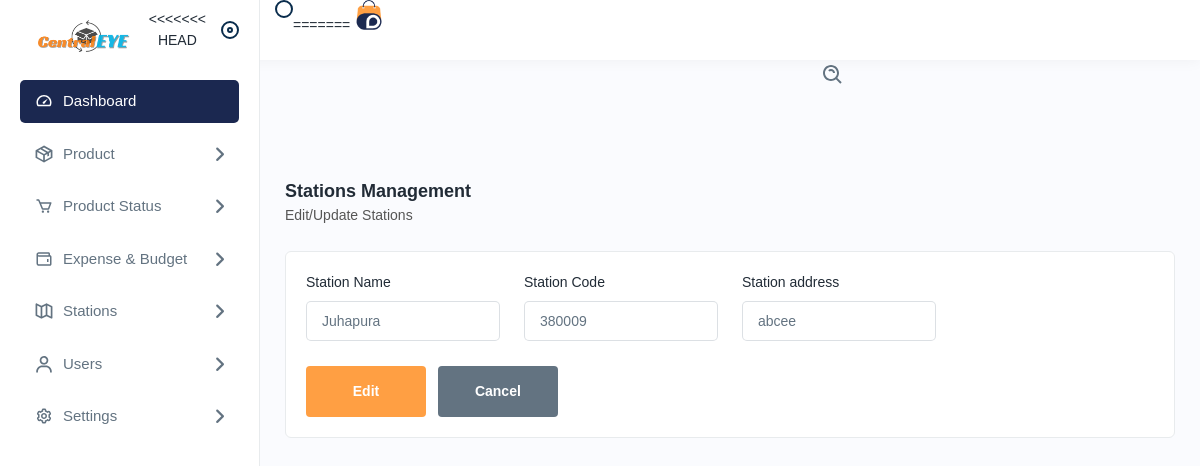
/editstation/1, run on an earlier commit of the app's database.
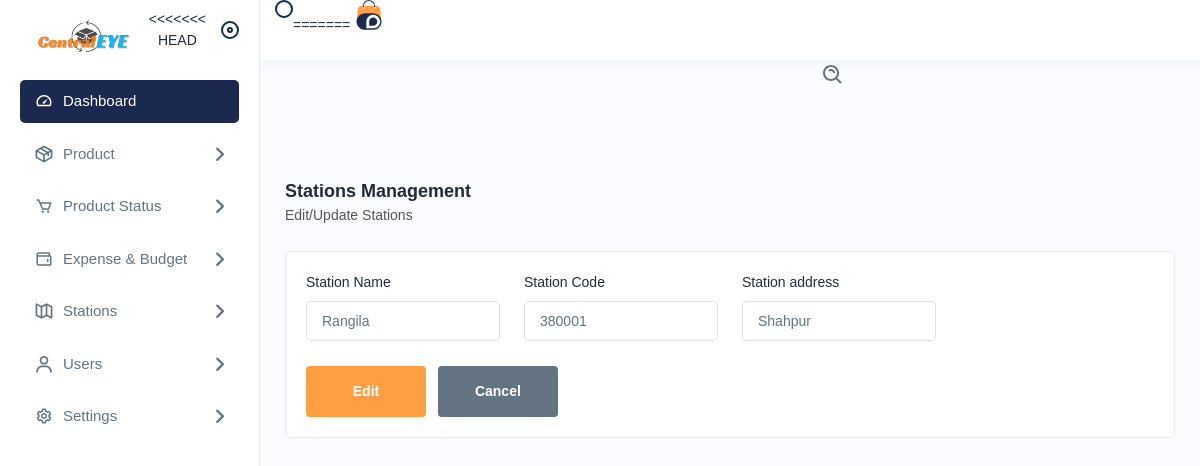
And on a later commit of the database.
### app/models.py (models this page shows, shortened)
class stationDetails(models.Model):
    station_id = models.IntegerField(primary_key=True)
    station_name = models.CharField(max_length=255)
    station_code = models.CharField(max_length=255)
    station_address = models.CharField(max_length=255)

### app/views.py (the view, shortened to what this page needs)
# urls.py: path('editstation/<int:id>',views.editstation, name='editstation'),
def editstation(request,id):
    station_id = stationDetails.objects.get(station_id=id)
    return render(request,'editstation.html',{'i': station_id})

### templates/editstation.html (shortened to what this page needs)
{% extends 'navbar.html' %}
{% load static %}
{% block body %}
<div class="main-wrapper">
    <div class="page-wrapper">
        <div class="content">
            <div class="page-header">
                <div class="page-title">
                    <h4>Stations Management</h4>
                    <h6>Edit/Update Stations</h6>
                </div>
            </div>
            <div class="card">
                <div class="card-body">
                    <form action="{% url 'editstation' i.station_id  %}" method="post">
                    <div class="row">
                        <div class="col-lg-3 col-sm-6 col-12">
                            <div class="form-group">
                                <label>Station Name</label>
                                <input type="text" name="station_name" value="{{i.station_name}}">
                            </div>
                        </div>
                        <div class="col-lg-3 col-sm-6 col-12">
                            <div class="form-group">
                                <label>Station Code</label>
                                <input type="text" name="station_code" value="{{i.station_code}}">
                            </div>
                        </div>
                        <div class="col-lg-3 col-sm-6 col-12">
                            <div class="form-group">
                                <label>Station address</label>
                                <input type="text" name="station_address" value="{{i.station_address}}">
                            </div>
                        </div>
                        <div class="col-lg-12">
                            <input type="submit" class="btn btn-submit me-2" data-dismiss="modal" value="Edit">
                            <a href="{% url 'stationlist' %}"><input type="submit" class="btn btn-cancel" value="Cancel"></a>
                        </div>
                    </div>
                </form>
                </div>
            </div>
        </div>
    </div>
</div>
{% endblock %}

What changed in the data, as far as the page shows it:
changed stationDetails: station_name "Juhapura" → "Rangila"; station_code "380009" → "380001"; station_address "abcee" → "Shahpur"
